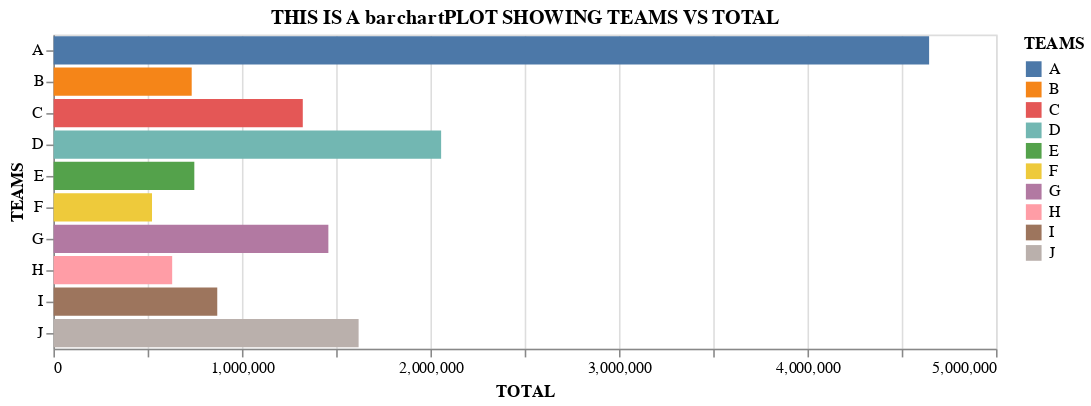

Write notebook code for a chart like this one.
### Code cell
barchart=alt.Chart(dp).mark_bar().encode(
    y='TEAMS',
    x='TOTAL',
    color='TEAMS',
    tooltip=['27/05/2024','28/05/2024','29/05/2024','30/05/2024','31/05/2024','03/06/2024','04/06/2024','05/06/2024','06/06/2024','07/06/2024']
).properties(
    title='THIS IS A barchartPLOT SHOWING TEAMS VS TOTAL',
    width=600,

    #height=400
).interactive()
barchart
